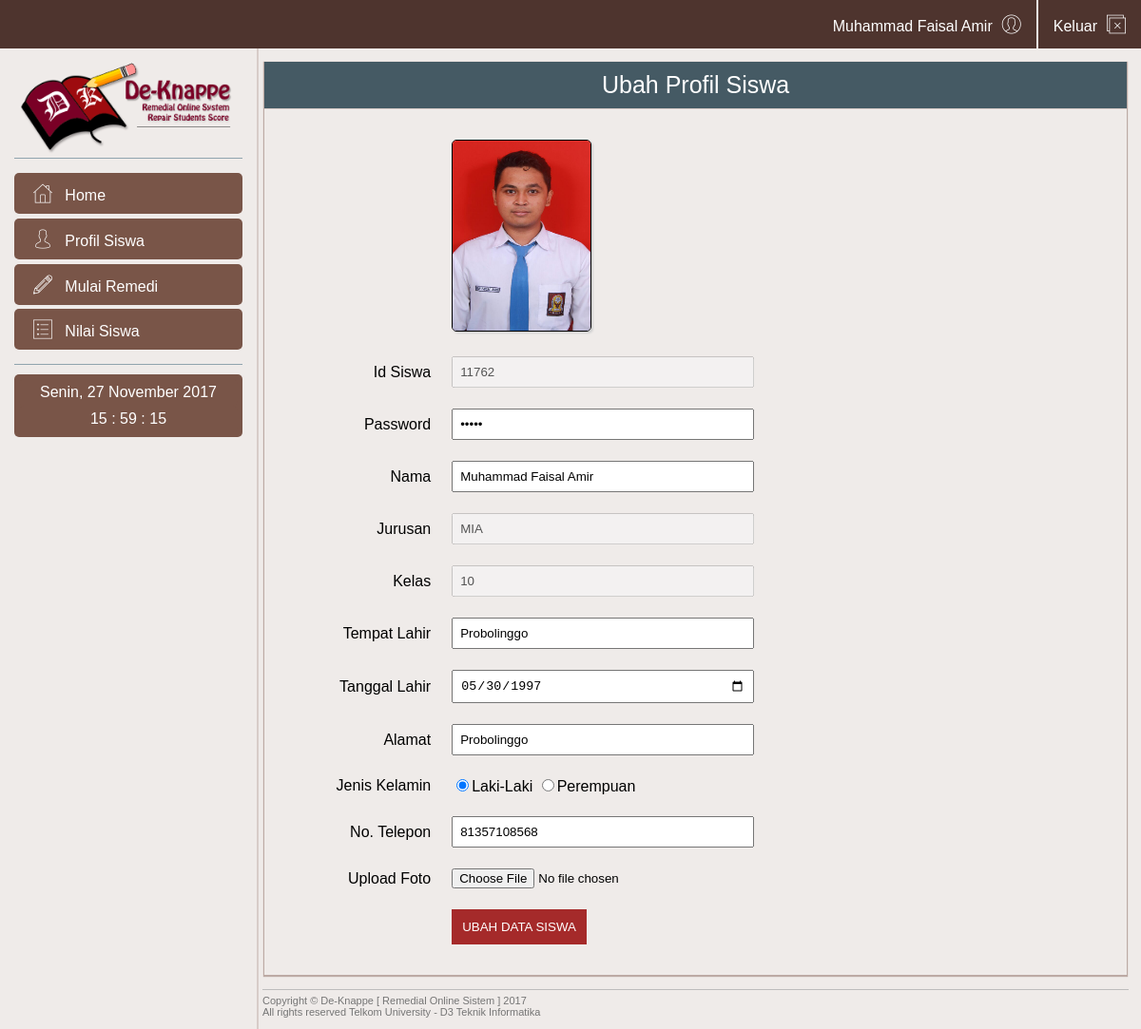
The app's page /page_siswa/update_profil.php (signed in) with its own data.
### tables this page shows
CREATE TABLE `siswa` (
  `id_siswa` int(15) NOT NULL,
  `password` varchar(35) NOT NULL,
  `nama_siswa` varchar(30) NOT NULL,
  `jurusan` varchar(10) NOT NULL,
  `kelas` varchar(10) NOT NULL,
  `alamat_siswa` varchar(30) NOT NULL,
  `tempat_lahir` varchar(25) NOT NULL,
  `tanggal_lahir` date NOT NULL,
  `gender_siswa` varchar(30) NOT NULL,
  `no_telp` varchar(16) NOT NULL,
  `foto_siswa` varchar(200) NOT NULL
);

### page_siswa/body_part/query_body.php (called while the page is built)
<?php
    $sql = "SELECT * from siswa where id_siswa='$cek'";
    $qry = $conn->query($sql);
    $data = $qry->fetch_array();
?>

### page_siswa/update_profil.php (the view, shortened to what this page needs)
<?php
		include ('../php/connect.php');
		$cek=$_SESSION['user'];
		include ('body_part/query_body.php');
		if (isset($_SESSION['user']) && isset($_SESSION['pass'])) {
?>
<!DOCTYPE html>
<html>
	<head>
		<link rel="stylesheet" type="text/css" href="../css/body_siswa.css">
		<link rel="stylesheet" type="text/css" href="../css/update_profil_siswa.css">
		<link rel="stylesheet" type="text/css" href="../css/font/flaticon.css">
	</head>
	<body>
		<header>
			<ul class="navbar">
			  <li class="keluar"><a href="../php/logout_siswa.php">Keluar<i class="flaticon-close"></i></a></li>
			  <li><a href="profil_siswa.php"><?php echo $data['nama_siswa']?><i class="flaticon-user-3"></i></a></li>
			</ul>
		</header>
		<div class="content">
			<div class="samping">
				<div class="dkp">
					<img src="../images/pict1.png">
				</div>
				<div class="sidebar">
					<div>
						<ul>
							<li><a href="home.php"><i class="flaticon-home"></i> &nbsp Home</a></li>
							<li><a href="profil_siswa.php"><i class="flaticon-user"></i> &nbsp Profil Siswa</a></li>
							<li><a href="remedi.php"><i class="flaticon-edit"></i> &nbsp Mulai Remedi</a></li>
							<li><a href="nilai.php"><i class="flaticon-list-1"></i> &nbsp Nilai Siswa</a></li>
						</ul>
					</div>
				</div>
				<div class="twh">
					<?php require_once('body_part/sidebar.php') ?>
				</div>
			</div>
			<div class="isi">
				<div class="judul"><center>Ubah Profil Siswa</center></div>
				<div class="set-profil">
					<form action="" method="POST" enctype="multipart/form-data">
					<div class="bio-profil">
						<table class="form">
							<tr>
								<td></td>
								<td><?php echo'<img src="../images/foto_siswa/'.$data['foto_siswa'].'">'?></td>
							</tr>
							<tr>
								<td><span>Id Siswa</span></td>
								<td><input type="text" name="id_siswa" value="<?php echo $data['id_siswa'] ?>" disabled></td>
							</tr>
							<tr>
								<td><span>Password</span></td>
								<td><input type="password" name="password" value="<?php echo $data['password'] ?>"></td>
							</tr>
							<tr>
								<td><span>Nama</span></td>
								<td><input type="text" name="nama" value="<?php echo $data['nama_siswa'] ?>"></td>
							</tr>
							<tr>
								<td><span>Jurusan</span></td>
								<td><input type="text" name="jurusan" value="<?php echo $data['jurusan'] ?>"disabled></td>
							</tr>
							<tr>
								<td><span>Kelas</span></td>
								<td><input type="text" name="kelas" value="<?php echo $data['kelas'] ?>" disabled></td>
							</tr>
							<tr>
								<td><span>Tempat Lahir</span></td>
								<td><input type="text" name="tempat_lahir" value="<?php echo $data['tempat_lahir'] ?>"></td>
							</tr>
							<tr>
								<td><span>Tanggal Lahir</span></td>
								<td><input type="date" name="tanggal_lahir" value="<?php echo $data['tanggal_lahir'] ?>"></td>
							</tr>
							<tr>
								<td><span>Alamat</span></td>
								<td><input type="text" name="alamat" value="<?php echo $data['alamat_siswa'] ?>"></td>
							</tr>
							<tr>
								<td><span>Jenis Kelamin</span></td>
								<td>
									<input type="radio" name="gender" value="Laki-Laki" checked>Laki-Laki
									<input type="radio" name="gender" value="Perempuan">Perempuan
								</td>
							</tr>
							<tr>
								<td><span>No. Telepon</span></td>
								<td><input type="text" name="no_telp" value="<?php echo $data['no_telp'] ?>"></td>
							</tr>
							<tr>
								<td><span>Upload Foto</span></td>
								<td><input type="file" name="foto"></td>
							</tr>
							<tr>
								<td></td>
								<td><input type="submit" class="tombol" name="upload" value="UBAH DATA SISWA">
								</td>
							</tr>
						</table>
					</div>
					</form>
				</div>
			</div>
		</div>
		<footer>
			<div class="footer">
			Copyright &copy; De-Knappe [ Remedial Online Sistem ] 2017<br>
			All rights reserved Telkom University - D3 Teknik Informatika<br>
			</div>
		</footer>
	</body>
</html>
<?php
}
	else {
  		header("location: ../index.php");
	}
?>

### css/body_siswa.css (style rules this page uses)
body { margin: 0px; font-family: Arial, Helvetica, sans-serif; background-color: #EFEBE9; }
header { position: fixed; z-index: 2; }
a { color: white; text-decoration: none; }
ul.navbar { list-style-type: none; margin: 0; padding: 0; overflow: hidden; background-color: #4E342E; position: fixed; width: 100%; }
ul.navbar li { float: right; }
ul.navbar li.keluar { border-left: 2px solid #EFEBE9; }
ul.navbar li a { display: block; text-align: left; padding: 14px 16px; text-decoration: none; }
div.content { padding: 15px; height: 100%; }
div.samping { padding-top: 4%; width: 20%; display: inline-block; position: fixed; height: 96%; border-right: 2px solid #D7CCC8; padding-right: 15px; }
div.samping div.dkp { border-bottom: 1px solid #90A4AE; }
div.samping div.dkp img { width: 97%; }
div.samping div.twh { padding: 10px 0px; border-top: 1px solid #90A4AE; }
div.isi { margin-top: 50px; margin-left: 22.5%; box-shadow: 0px 1px 1px 1px #BCAAA4; }
div.judul { background: #455A64; padding: 10px; font-size: 25px; color: white; border-bottom: 1px solid #D7CCC8; }
.footer { color: #757575; font-size: 11px; border-top: 1px solid #BDBDBD; padding: 5px 5px 12px 0px ; bottom: 0; position: relative; display: block; width: 75.5%; margin-left: 23%; }
div.sidebar { padding: 10px 0px; }
div.sidebar div ul { list-style-type: none; padding: 0px; margin: 0px; width: 100%; }
div.sidebar div ul li a { display: block; background-color: #795548; padding: 10px; border-radius: 5px; margin: 2% 0%; }

### css/update_profil_siswa.css (style rules this page uses)
div.set-profil { padding: 20px; }
table.form { margin-left: 5%; }
table.form tr td { padding: 10px; }
table.form tr td span { float: right; }
table.form tr td input[type=text], input[type=date], input[type=password] { padding: 7px; width: 100%; }
table.form tr td input[type=submit] { padding: 10px; background-color: brown; color: white; border: 1px solid brown; }
table.form tr td input[type=text], input[type=date], input[type=password] { width: 300px; }
table.form tr td img { width: 145px; height: 200px; border: 1px solid black; border-radius: 5px; box-shadow: 2px 2px 2px 0px lightgrey; }

### records on screen
siswa: nama_siswa "Muhammad Faisal Amir", foto_siswa (picture), id_siswa "11762", nama "Muhammad Faisal Amir", jurusan "MIA", kelas "10", tempat_lahir "Probolinggo", tanggal_lahir "05/30/1997", alamat "Probolinggo", no_telp "81357108568"
